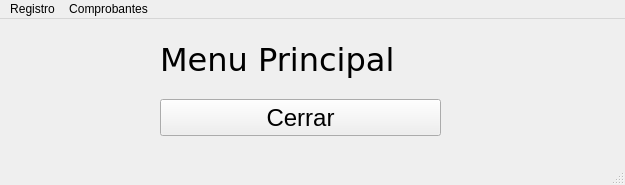
<?xml version="1.0" encoding="UTF-8"?>
<ui version="4.0">
 <class>MainWindow</class>
 <widget class="QMainWindow" name="MainWindow">
  <property name="geometry">
   <rect>
    <x>0</x>
    <y>0</y>
    <width>625</width>
    <height>185</height>
   </rect>
  </property>
  <property name="windowTitle">
   <string>Menu principal</string>
  </property>
  <widget class="QWidget" name="centralwidget">
   <widget class="QLabel" name="label">
    <property name="geometry">
     <rect>
      <x>160</x>
      <y>10</y>
      <width>321</width>
      <height>61</height>
     </rect>
    </property>
    <property name="font">
     <font>
      <family>Verdana</family>
      <pointsize>24</pointsize>
      <weight>50</weight>
      <bold>false</bold>
     </font>
    </property>
    <property name="text">
     <string>Menu Principal</string>
    </property>
   </widget>
   <widget class="QPushButton" name="btnSalir">
    <property name="geometry">
     <rect>
      <x>160</x>
      <y>80</y>
      <width>281</width>
      <height>37</height>
     </rect>
    </property>
    <property name="font">
     <font>
      <pointsize>18</pointsize>
     </font>
    </property>
    <property name="text">
     <string>Cerrar</string>
    </property>
   </widget>
  </widget>
  <widget class="QStatusBar" name="statusbar"/>
  <widget class="QMenuBar" name="menuBar">
   <property name="geometry">
    <rect>
     <x>0</x>
     <y>0</y>
     <width>625</width>
     <height>26</height>
    </rect>
   </property>
   <widget class="QMenu" name="menuRegistro">
    <property name="title">
     <string>Registro</string>
    </property>
    <addaction name="actionClientes"/>
    <addaction name="actionEmpleados"/>
    <addaction name="actionProductos"/>
    <addaction name="actionProveedor"/>
   </widget>
   <widget class="QMenu" name="menuComprobantes">
    <property name="title">
     <string>Comprobantes</string>
    </property>
    <addaction name="actionVista_Previa"/>
   </widget>
   <addaction name="menuRegistro"/>
   <addaction name="menuComprobantes"/>
  </widget>
  <action name="actionClientes">
   <property name="icon">
    <iconset>
     <normaloff>../Iconos/MISC28.ICO</normaloff>../Iconos/MISC28.ICO</iconset>
   </property>
   <property name="text">
    <string>Clientes</string>
   </property>
   <property name="shortcut">
    <string>Alt+C</string>
   </property>
  </action>
  <action name="actionEmpleados">
   <property name="icon">
    <iconset>
     <normaloff>../Iconos/Empleado.ico</normaloff>../Iconos/Empleado.ico</iconset>
   </property>
   <property name="text">
    <string>Empleados</string>
   </property>
   <property name="shortcut">
    <string>Alt+E</string>
   </property>
  </action>
  <action name="actionProductos">
   <property name="icon">
    <iconset>
     <normaloff>../Iconos/EXPDYMAP.ICO</normaloff>../Iconos/EXPDYMAP.ICO</iconset>
   </property>
   <property name="text">
    <string>Productos</string>
   </property>
   <property name="shortcut">
    <string>Alt+P</string>
   </property>
  </action>
  <action name="actionVista_Previa">
   <property name="icon">
    <iconset>
     <normaloff>../Iconos/NOTE14.ICO</normaloff>../Iconos/NOTE14.ICO</iconset>
   </property>
   <property name="text">
    <string>Vista Previa</string>
   </property>
   <property name="shortcut">
    <string>Alt+V</string>
   </property>
  </action>
  <action name="actionProveedor">
   <property name="icon">
    <iconset>
     <normaloff>../Iconos/folder users.ico</normaloff>../Iconos/folder users.ico</iconset>
   </property>
   <property name="text">
    <string>Proveedor</string>
   </property>
   <property name="shortcut">
    <string>Alt+Q</string>
   </property>
  </action>
 </widget>
 <resources/>
 <connections/>
</ui>
